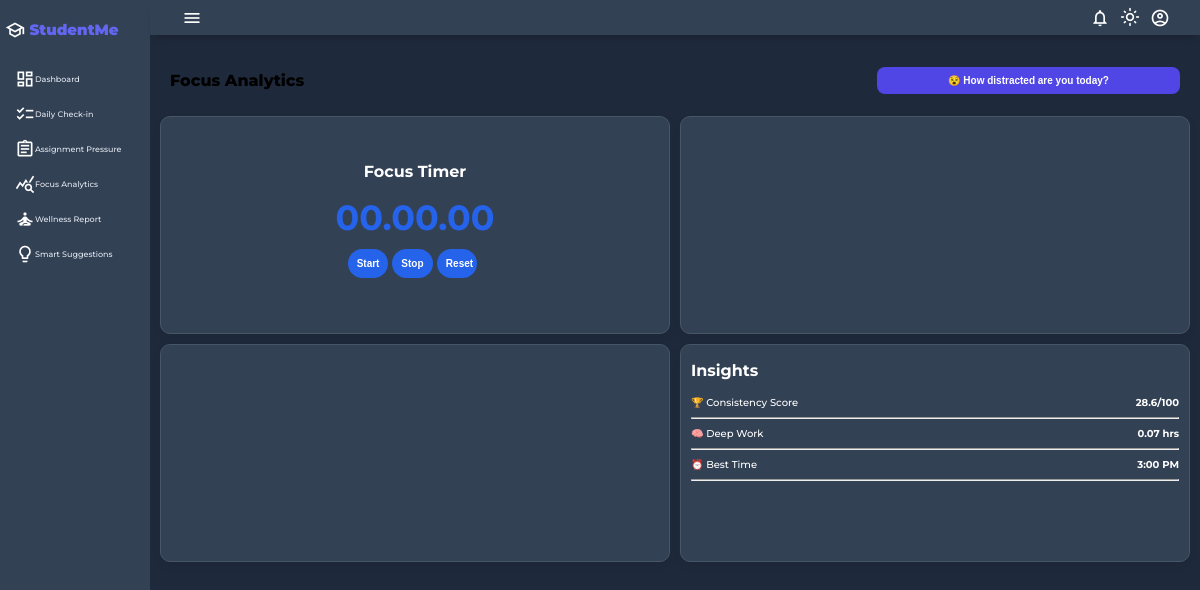
/focus-analytics/ (signed in), run on the app's committed database.
### student_app/models.py (models this page shows, shortened)
class FocusData(models.Model):
    user = models.ForeignKey(User, on_delete=models.CASCADE)
    date = models.DateField(auto_now_add=True)
    duration = models.IntegerField(default=0)  # focus time (minutes)
    phone_usage = models.IntegerField(default=0)
    social_media = models.IntegerField(default=0)
    daydreaming = models.IntegerField(default=0)
    other = models.IntegerField(default=0)
    consistency_score = models.FloatField(blank=True, null=True)
    deep_work_hours = models.FloatField(blank=True, null=True)
    best_time = models.CharField(max_length=50, blank=True, null=True)
    created_at = models.DateTimeField(auto_now_add=True)
    def save(self, *args, **kwargs):
        super().save(*args,**kwargs)

### student_app/views.py (the view, shortened to what this page needs)
# urls.py: path('focus-analytics/',views.focusAnalytics, name='focus-analytics'),
@login_required
def focusAnalytics(request):
    today = date.today()
    obj = FocusData.objects.filter(
        user=request.user,
        date=today
    ).first()
    if obj:
        focus_time = obj.duration or 0   # minutes
        distraction = (
            obj.phone_usage +
            obj.social_media +
            obj.daydreaming +
            obj.other
        )
    else:
        focus_time = 0
        distraction = 0
    wellness = WellnessCheckin.objects.filter(
        user=request.user,
        created_at__date=today
    ).first()
    if wellness:
        study_time = (wellness.study_hours or 0) * 60   # hours → minutes
    else:
        study_time = 0
    total_active = focus_time + study_time + distraction
    if total_active == 0:
        study_balance = 0
    else:
        study_balance = round(
            (focus_time + study_time) / total_active, 2
        )
    week_data = []
    week_labels = []
    for i in range(7):
        day = today - timedelta(days=6 - i)
        obj = FocusData.objects.filter(
            user=request.user,
            date=day
        ).first()
        if obj:
            hours = round((obj.duration or 0) / 60, 2)  # minutes → hours
            week_data.append(hours)
        else:
            week_data.append(0)
        week_labels.append(day.strftime("%a"))
    today_obj = FocusData.objects.filter(
        user=request.user,
        date=today
    ).first()
    if today_obj:
        pie_data = [
            today_obj.phone_usage,
            today_obj.social_media,
            today_obj.daydreaming,
            today_obj.other
        ]
    else:
        pie_data = [0, 0, 0, 0]
    today = date.today()
    start_date = today - timedelta(days=6)
    days_with_data = FocusData.objects.filter(
        user=request.user,
        date__range=(start_date, today)
    ).values('date').distinct().count()
    total_minutes = FocusData.objects.filter(
        user=request.user,
        date__range=(start_date, today)
    ).aggregate(total=Sum('duration'))['total'] or 0
    consistency_score = round((days_with_data / 7) * 100, 1)
    deep_work_hours = round(total_minutes / 60, 2)
    focus_data = FocusData.objects.filter(user=request.user)
    hour_list = []
    for obj in focus_data:
        if obj.created_at:
            hour = obj.created_at.hour   # e.g. 10, 14
            hour_list.append(hour)
    if hour_list:
        most_common_hour = Counter(hour_list).most_common(1)[0][0]
        if most_common_hour < 12:
            best_time = f"{most_common_hour}:00 AM"
        elif most_common_hour == 12:
            best_time = "12:00 PM"
        else:
            best_time = f"{most_common_hour-12}:00 PM"
    else:
        best_time = "Not enough data"
    latest_obj = FocusData.objects.filter(user=request.user).order_by('-id').first()
    if latest_obj:
        latest_obj.consistency_score = consistency_score
        latest_obj.deep_work_hours = deep_work_hours
        latest_obj.best_time = best_time
        latest_obj.save()
    return render(request, "focus-Analytics.html", {
        "focus_time": round(focus_time / 60, 2),   # show in hours
        "study_time": round(study_time / 60, 2),
        "distraction": distraction,
        "total_active": round(total_active / 60, 2),
        "study_balance": study_balance,
        "week_data": week_data,
        "pie_data": pie_data,
        "week_labels": week_labels,
        "consistency_score": consistency_score,
        "deep_work_hours": deep_work_hours,
        "best_time": best_time,
    })

### student_app/templates/focus-analytics.html (shortened to what this page needs)
{% load static %}
<!DOCTYPE html>
<html lang="en">
<head>
    <link rel="stylesheet" href="{% static 'css/focus-analytics.css' %}">
</head>
<body>
    <div class="grid-container">
        <header class="header">
            <div class="menu-icon" onclick="openSidebar()">
                <span class="material-icons-outlined">menu</span>
            </div>
            <div id="header-right">
                <div class="notification-container">
                    <span class="material-icons-outlined" onclick="toggleNotification()">notifications</span>
                </div>
                <span id="themeIcon" class="material-icons-outlined" onclick="toggleTheme()">dark_mode</span>
                <div class="profile-container">
                    <span class="material-icons-outlined" onclick="toggleProfile()">account_circle</span>
                </div>
            </div>
        </header>
        <aside id="sidebar">
            <div class="sidebar-title">
                <div class="sidebar-brand">
                    <span class="material-icons-outlined">school</span> StudentMe
                </div>
            </div>
            <ul class="sidebar-list">
                <li  class="sidebar-list-item">
                    <a href="{% url 'dashboard' %}"><span class="material-icons-outlined">dashboard</span>Dashboard</a>
                </li>
                <li class="sidebar-list-item">
                    <a href="{% url 'check-in' %}"><span class="material-icons-outlined">checklist</span>Daily Check-in</a>
                </li>
                <li class="sidebar-list-item">
                    <a href="{% url 'assignment-pressure' %}"><span class="material-icons-outlined">assignment</span>Assignment Pressure</a>
                </li>
                <li class="sidebar-list-item">
                    <a href="{% url 'focus-analytics' %}"><span class="material-icons-outlined">query_stats</span>Focus Analytics</a>
                </li>
                <li class="sidebar-list-item">
                    <a href="{% url 'wellness-report' %}"><span class="material-icons-outlined">self_improvement</span>Wellness Report</a>
                </li>
                <li class="sidebar-list-item">
                    <a href="{% url 'smart-suggestions' %}"><span class="material-icons-outlined">lightbulb</span>Smart Suggestions</a>
                </li>
            </ul>
        </aside>
        <main class="main-container">
            <div class="main-title">
                <p class="font-weight-bold">Focus Analytics</p>
                <button class="distraction-btn" onclick="openModal()">😵 How distracted are you today?</button>
            </div>
            <section class="main-content">
                <div class="sub-content" id="timer">
                    <p>Focus Timer</p>
                    <div id="display">00.00.00
                    </div>
                    <div id="controls">
                        <button class="timerbtn" id="startBtn">Start</button>
                        <button class="timerbtn" id="stopBtn">Stop</button>
                        <button class="timerbtn" id="resetBtn">Reset</button>
                    </div>
                </div>
                <div class="sub-content" id="bar-graph">
                </div>
                <div class="sub-content" id="pie-chart">
                </div>
                <div class="sub-content" id="insights">
                    <p>Insights</p>
                    <div class="insight">
                        <span class="text">🏆 Consistency Score</span>
                        <span class="sub-text">{{ consistency_score }}/100</span>
                    </div>
                    <hr>
                    <div class="insight">
                        <span class="text">🧠 Deep Work</span>
                        <span class="sub-text">{{ deep_work_hours }} hrs</span>
                    </div>
                    <hr>
                    <div class="insight">
                        <span class="text">⏰ Best Time</span>
                        <span class="sub-text">{{ best_time }}</span>
                    </div>
                    <hr>
                </div>
            </section>
        </main>
    </div>
</body>
</html>

### student_app/static/css/focus-analytics.css (style rules this page uses)
:root { --bg-color: #e6ebed; --card-color: #ffffff; --text-color: #666666; --heading-color: #000000; --border-color: #d2d2d3; }
.dark-mode { --bg-color: #1e293b; --card-color: #334155; --text-color: #e2e8f0; --heading-color: #ffffff; --border-color: #475569; }
body { margin: 0; padding: 0; box-sizing: border-box; background: var(--bg-color); color: var(--text-color); font-family: "Montserrat",sans-serif; }
.material-icons-outlined { vertical-align:middle; line-height: 1px; font-size: 20px; cursor: pointer; color: var(--heading-color); }
.font-weight-bold { font-weight: 800; }
.menu-icon { color: rgb(99, 102, 241) ; padding: 2px; border-radius: 4px; cursor: pointer; }
.grid-container { display:grid; grid-template-columns: 150px 1fr; grid-template-rows: 35px 1fr; grid-template-areas: "sidebar header " "sidebar main"; height: 100vh; transition: all 0.2s ease-in-out; }
#header-right { display: flex; align-items: center; gap: 10px; }
.notification-container { position: relative; }
.profile-container { position: relative; }
.header { grid-area: header; height: 35px; background-color: var(--card-color); display: flex; justify-content: space-between; align-items: center; padding: 0 30px 0 30px; box-shadow: 0 6px 7px -4px rgba(0,0,0,0.2); position: sticky; top: 0; }
#sidebar { grid-area: sidebar; height: 100%; background-color: var(--card-color); color: var(--heading-color); overflow-y: auto; transition: all 0.5s; }
a { text-decoration: none; color: inherit; }
.sidebar-title { display: flex; justify-content: space-between; align-items: center; padding: 5px 5px 5px 5px; margin-bottom: 5px; }
.sidebar-list { margin-top: 20px; padding:0; list-style-type: none; }
.sidebar-list-item { padding: 10px 10px 10px 10px; font-size: 8px; font-weight: 500; color: var(--text-color); transition-duration: 0.5s; transition-property: all; margin: 5px; border-radius: 10px; }
.sidebar-brand { margin-top: 15px; font-size: 15px; font-weight: 900; color: rgb(99, 102, 241); }
.main-container { grid-area: main; overflow-y: auto; padding: 10px ; }
.main-title { color: black; margin: 10px; }
.main-title { display: flex; justify-content: space-between; align-items: center; }
.distraction-btn { background: #4f46e5; color: white; padding: 8px 14px; border: none; border-radius: 8px; cursor: pointer; }
.main-content { display: grid; grid-template-columns: 1fr 1fr ; gap: 10px; grid-template-areas: "timer graph " "chart insights" }
.sub-content { min-height: 200px; background-color: var(--card-color); border: 1px solid var(--border-color); box-shadow: 0 4px 10px rgba(0,0,0,0.05); border-radius: 10px; transition-duration: 0.5s; transition-property: all; transition-timing-function: linear; }
#timer { grid-area: timer; display: flex; flex-direction: column; justify-content: center; align-items: center; gap: 10px; }
#timer>p { margin: 0; font-weight: bold; margin-bottom: 5px; color: var(--heading-color); }
#display { font-size: 35px; color: #2563eb; font-weight: bold; }
button { background-color: #2563eb; color: var(--heading-color); border: none; border-radius: 15px; padding: 9px ; width: 30%; font-size: 10px; font-weight: bold; text-align: center; cursor: pointer; }
#bar-graph { grid-area: graph; font-size: 5px; padding: 8px; }
#pie-chart { grid-area: chart; padding: 8px; }
#insights { grid-area: insights; display:flex; flex-direction:column; padding: 0px 10px; }
.insight { display: flex; justify-content: space-between; margin: 0; }
#insights>p { font-weight: bold; color: var(--heading-color); }
.insight>.text { font-size: 10px; font-weight: 500; color: var(--heading-color); }
.insight>.sub-text { color: var(--heading-color); font-size: 10px; font-weight: bold; }
hr { margin: 8px 0; }

### data on the page
FocusData: consistency_score "28.6", deep_work_hours "0.07", best_time "3:00 PM"
